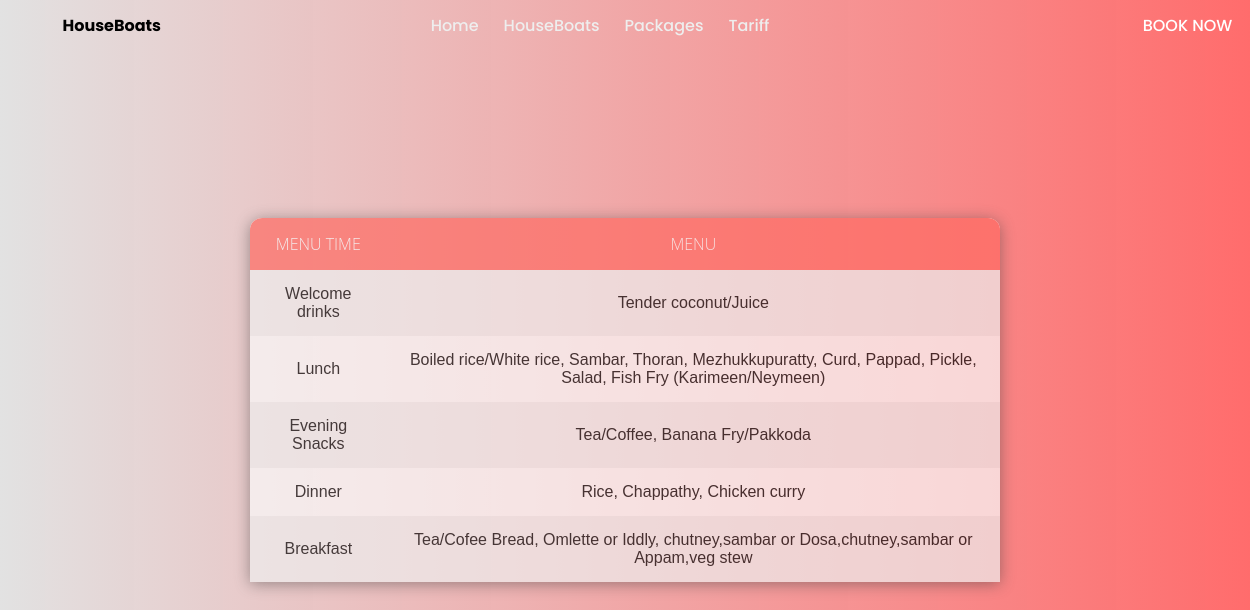
Screenshot of /test/tariff with the database file from the repository.
### imagetst/models.py (models this page shows, shortened)
class Menu(models.Model):
    menu_time = models.CharField(max_length=150,null=True)
    menu = models.TextField(null=True)

### imagetst/views.py (the view)
# urls.py: path('tariff',views.tariff,name='tariff'),
def tariff(request):
    menu_detail= Menu.objects.all()
    return render(request,'menu_detail.html',{'menu_detail':menu_detail})

### template/menu_detail.html
{% extends 'base.html' %}
{% block base %}
<body class="houseboat">
    <section class="filter">
        <table class="table">
            <tr>
                <th>Menu Time</th>
                <th>Menu</th>
            </tr>
            {% for i in menu_detail %}
            <tr>
                <td>{{i.menu_time}}</td>
                <td>{{i.menu}}</td>
            </tr> {% endfor %}
        </table>
    </section>
</body>
{% endblock %}

### static/css/style.css (style rules this page uses)
body { margin: 0; font-family: 'poppins'; }
* { padding: 0; margin: 0; box-sizing: border-box; }
.houseboat { height: 100%; background: linear-gradient(to right, #e2e2e2, #ff6c6cf1); background-color: #ff6c6cf1; }
.filter { position: absolute; left: 0; top: 0; bottom: 0; right: 0; z-index: 1; filter: progid:DXImageTransform.Microsoft.gradient(startColorstr="#e94ca1",endColorstr="#c74ae9",GradientType=1); opacity: .7; }
table { z-index: 2; left: 50%; top: 50%; transform: translate(16%,1%); width: 60%; border-collapse: collapse; border-spacing: 0; border-radius: 12px 12px 0 0; overflow: hidden; }
.table { position: absolute; z-index: 2; left: 50%; top: 50%; transform: translate(-50%,-50%); width: 60%; border-collapse: collapse; border-spacing: 0; box-shadow: 0 2px 15px rgba(64,64,64,.7); border-radius: 12px 12px 0 0; overflow: hidden; }
td , th { padding: 15px 20px; text-align: center; }
th { background-color: #ff6a62; color: #fafafa; font-family: 'Open Sans',Sans-serif; font-weight: 200; text-transform: uppercase; }
tr { width: 100%; background-color: #fafafa; font-family: 'Montserrat', sans-serif; }
tr:nth-child(even) { background-color: #eeeeee; }

### rows the page displays
Menu: menu_time "Welcome drinks", menu "Tender coconut/Juice"
Menu: menu_time "Lunch", menu "Boiled rice/White rice, Sambar, Thoran, Mezhukkupuratty, Curd, Pappad, Pickle, Salad, Fish Fry (Karimeen/Neymeen)"
Menu: menu_time "Evening Snacks", menu "Tea/Coffee, Banana Fry/Pakkoda"
Menu: menu_time "Dinner", menu "Rice, Chappathy, Chicken curry"
Menu: menu_time "Breakfast", menu "Tea/Cofee Bread, Omlette or Iddly, chutney,sambar or Dosa,chutney,sambar or Appam,veg stew"
